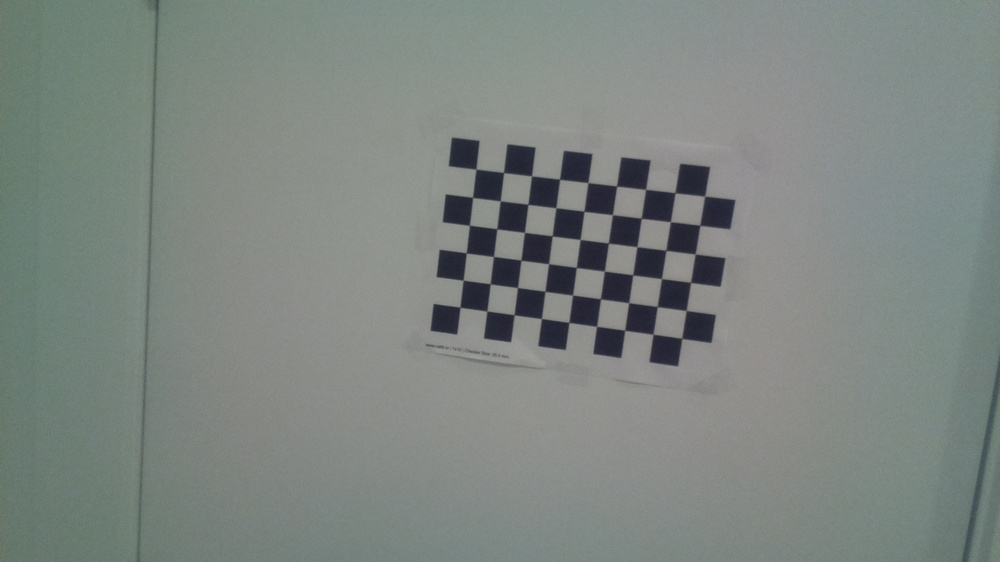
#> input picture Desktop/calibimages/test7.jpg, 1000 x 562 px, shrunk from 1920 x 1080 before the run, found by its file name
$ python calib_undistort_test.py
#> lines starting #> are read from the running program, lines starting #| are printed output that depends on the picture
import cv2
import numpy as np
import os
import glob

#load matrix
# cv_file = cv2.FileStorage('/home/pi/Desktop/srt-fish/picalibmatrix.yml', cv2.FILE_STORAGE_READ)
# camera_matrix = cv_file.getNode("K").mat()
# dist_matrix = cv_file.getNode("D").mat()

#THESE ARE NOT THE CORRECT VALUES! FIX LATER!
camera_matrix = [233.60098286,   0.,         163.09052105,0.,         235.91071326, 127.8841853, 0.,           0.,           1.]
#Test 2: [232.43061068,   0., 153.29656946, 0.,  229.09026612, 116.24259358, 0., 0., 1.]
#TEST 1: [177.03120335, 0., 166.73836584,0., 176.26172836, 126.8979, 0., 0., 1.]
#OLD: [ 1.5023540204125525e+03, 0., 9.6062940467428859e+02, 0.,1.5104529904534113e+03, 5.7615923977773048e+02, 0., 0., 1. ]
camera_matrix = np.reshape(camera_matrix,(3,3))
dist_matrix = [-8.43311199e-02,  9.80042584e-01, -2.72654670e-04,  2.70088794e-03, -1.89678074e+00]

#TEST 2: [ 0.18848814, -1.05590765,  0.00464617, -0.0022905,   1.76701744]
#TEST 1: [ 0.51413493, -1.50449121, -0.00173984,  0.02121675,  1.35833619]
#OLD: [ 6.4520603663317397e-02, 1.5396120777939031e+00,6.4735652511072658e-03, -3.9846974746375190e-04,-8.9381338909684924e+00 ]
dist_matrix = np.reshape(dist_matrix,(1,5))

print("K", camera_matrix)
print("D", dist_matrix)

#UNDISTORTING, FIGURE OUT WHY UNDISTORTED IMAGE HAS NO DATA
img=cv2.imread('/home/pi/Desktop/calibimages/test7.jpg')
#> img is the input picture: shape (562, 1000, 3); mean B, G, R 129.1, 133.3, 125.7
h,w = img.shape[:2]
#> h = 562; w = 1000

newcameramtx, roi=cv2.getOptimalNewCameraMatrix(camera_matrix,dist_matrix,(w,h),1,(w,h))
#> roi = (18, 2, 981, 559)

dst = cv2.undistort(img,camera_matrix,dist_matrix,None,camera_matrix)
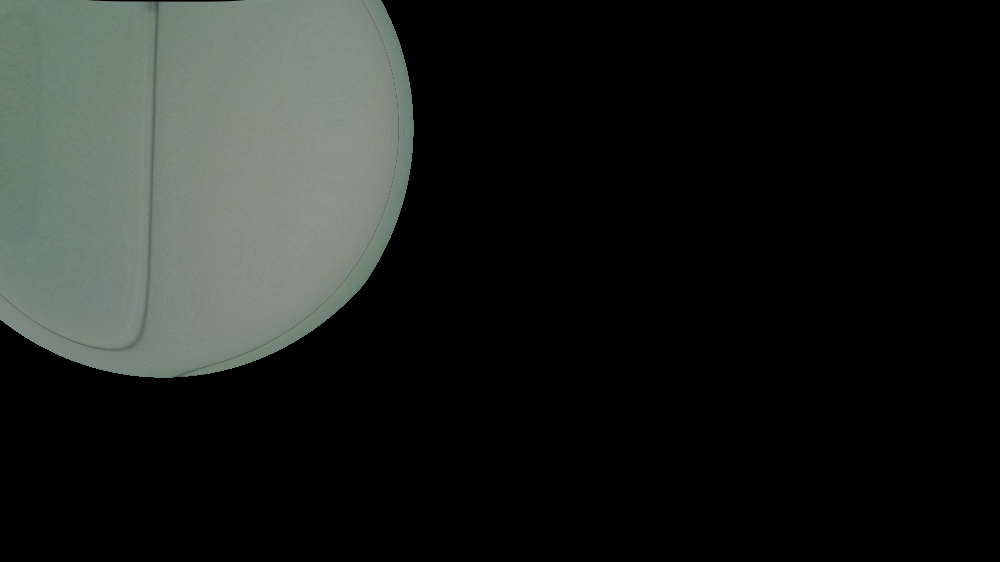
#> dst: shape (562, 1000, 3); mean B, G, R 31.1, 33.3, 30.4

cv2.imshow("undistorted", dst)
cv2.waitKey(0)

# [7 lines of commented-out code are left out]

$ run again, with Desktop/calibimages/test0.jpg copied over Desktop/calibimages/test7.jpg
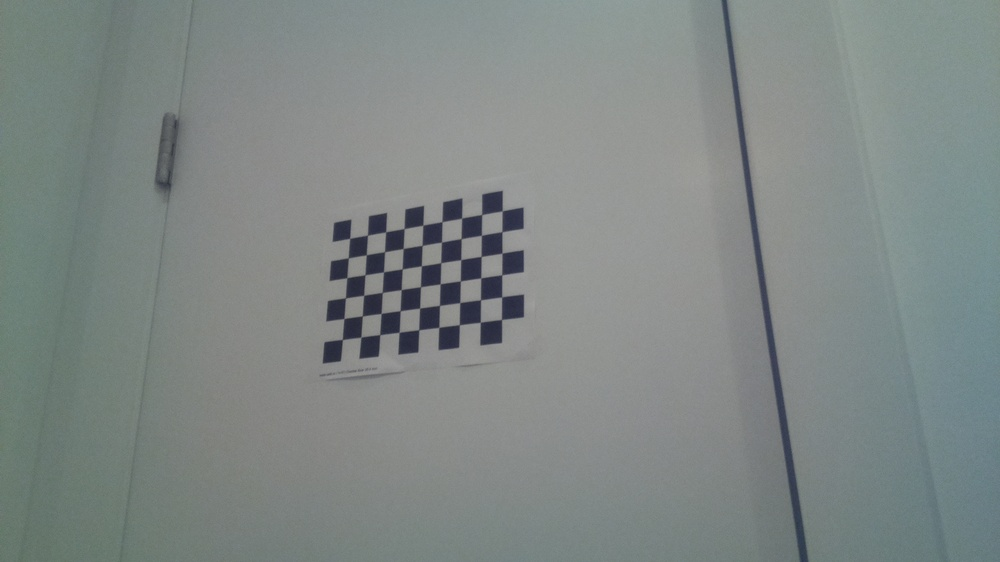
#> input picture Desktop/calibimages/test0.jpg, 1000 x 562 px, shrunk from 1920 x 1080 before the run, found by its file name
#> img is the input picture: shape (562, 1000, 3); mean B, G, R 133.4, 135.2, 127.4
#> `dst = cv2.undistort(img,camera_matrix,dist_matrix,None,camera_matrix)`:
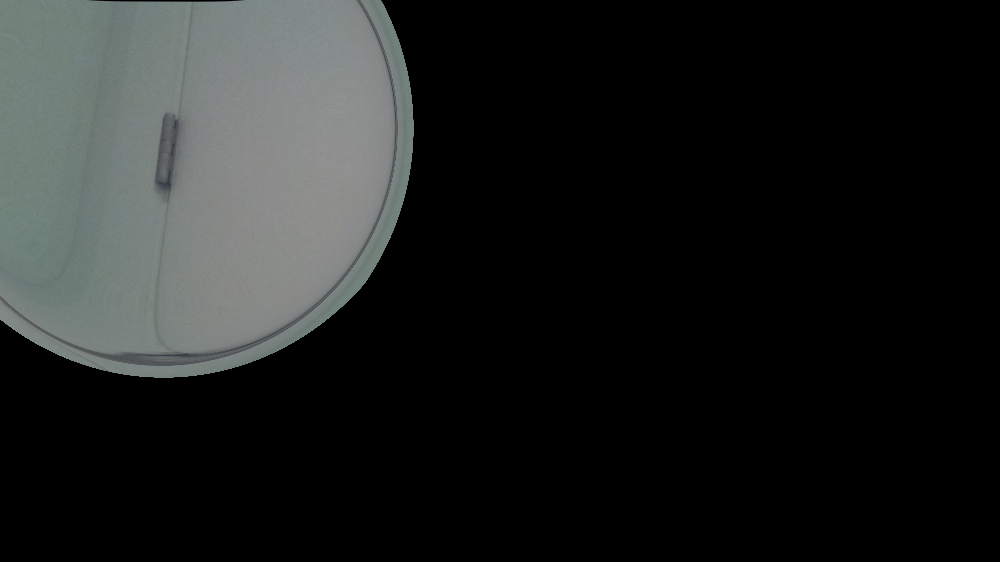
#> dst: shape (562, 1000, 3); mean B, G, R 31.7, 32.4, 30.4

$ run again, with Desktop/calibimages/test1.jpg copied over Desktop/calibimages/test7.jpg
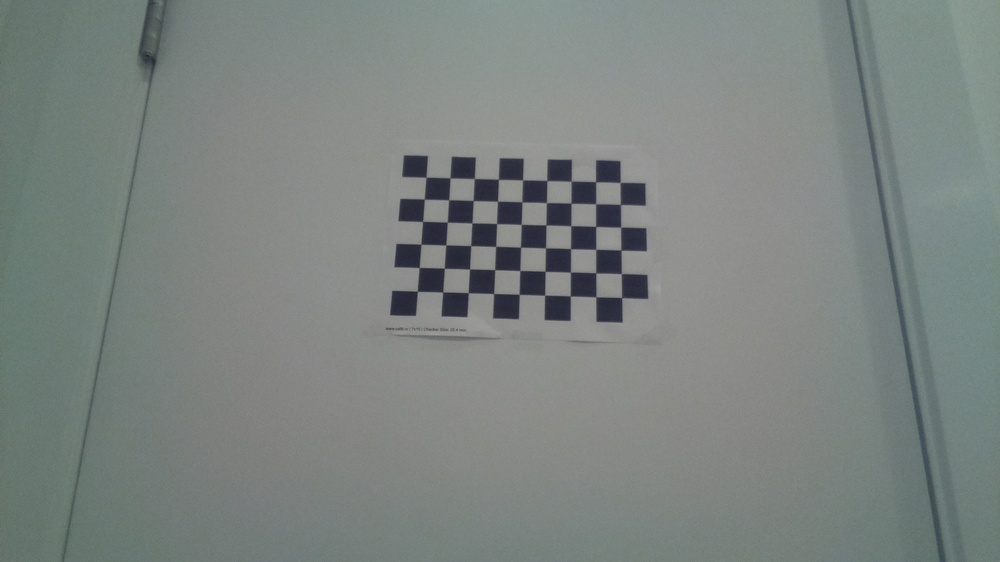
#> input picture Desktop/calibimages/test1.jpg, 1000 x 562 px, shrunk from 1920 x 1080 before the run, found by its file name
#> img is the input picture: shape (562, 1000, 3); mean B, G, R 128.5, 131.3, 124.1
#> `dst = cv2.undistort(img,camera_matrix,dist_matrix,None,camera_matrix)`:
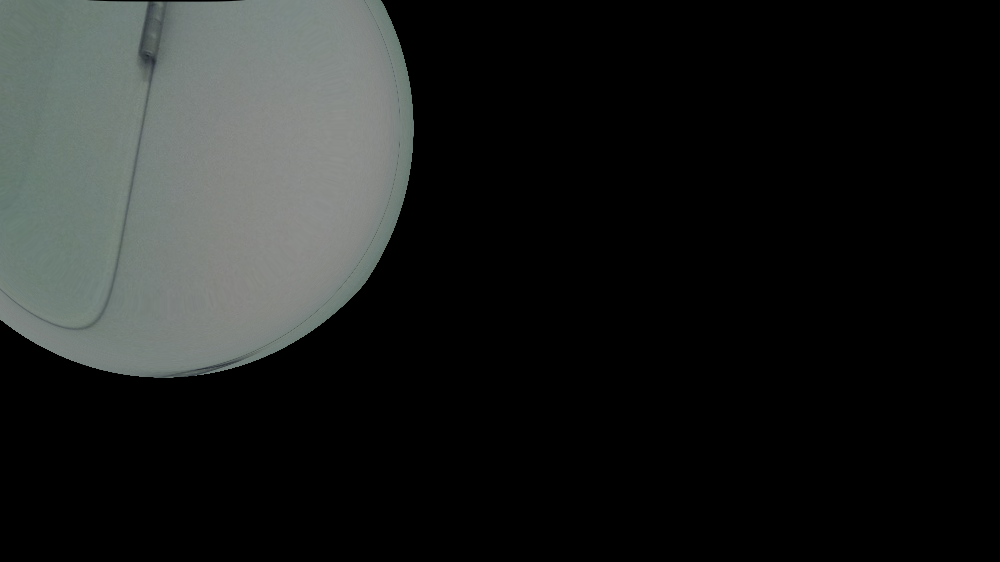
#> dst: shape (562, 1000, 3); mean B, G, R 31, 32, 29.9

$ run again, with Desktop/calibimages/test10.jpg copied over Desktop/calibimages/test7.jpg
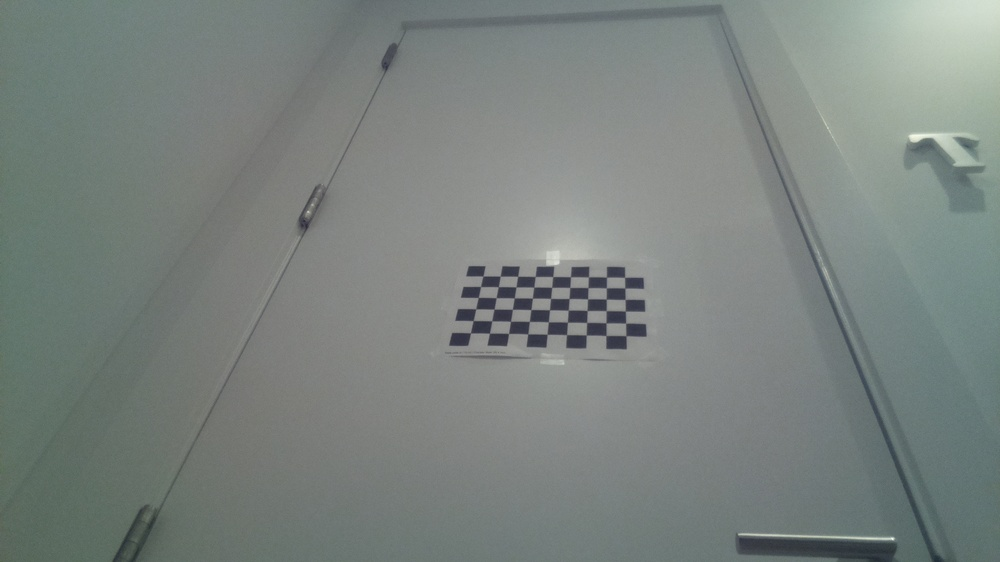
#> input picture Desktop/calibimages/test10.jpg, 1000 x 562 px, shrunk from 1920 x 1080 before the run, found by its file name
#> img is the input picture: shape (562, 1000, 3); mean B, G, R 127, 130.5, 122.5
#> `dst = cv2.undistort(img,camera_matrix,dist_matrix,None,camera_matrix)`:
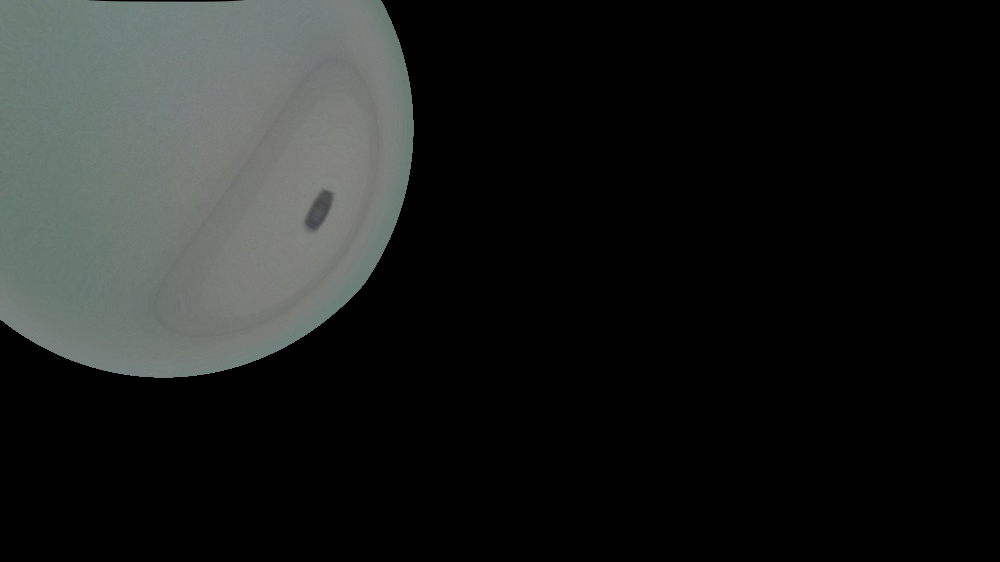
#> dst: shape (562, 1000, 3); mean B, G, R 29.6, 30.7, 28.5
